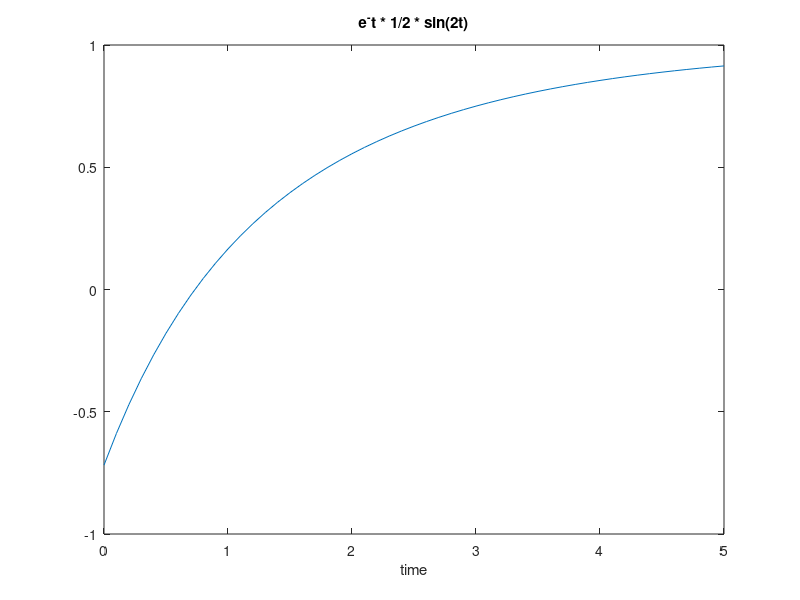

Here is the MATLAB script that generated this plot:
f = 1;
t = 0:0.1:5;
x = (exp(-t).*sin(2*f.*t))/2;

R = 2;
C = 1;
b = exp(-t/(R*C))
y = (2-exp(b));

plot(t, y), title('e^-t * 1/2 * sin(2t)'), xlabel('time')